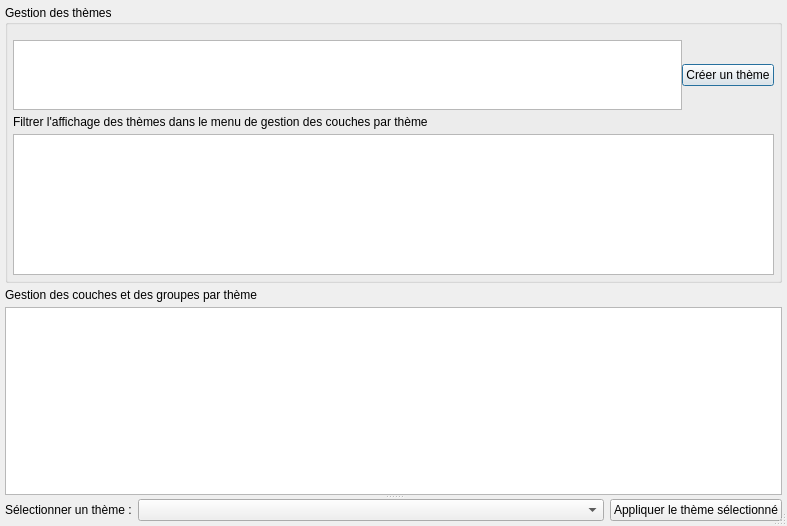
<?xml version="1.0" encoding="UTF-8"?>
<ui version="4.0">
 <class>ThemeManagerDialogBase</class>
 <widget class="QDialog" name="ThemeManagerDialogBase">
  <property name="geometry">
   <rect>
    <x>0</x>
    <y>0</y>
    <width>787</width>
    <height>526</height>
   </rect>
  </property>
  <property name="windowTitle">
   <string>Theme Manager</string>
  </property>
  <property name="sizeGripEnabled">
   <bool>true</bool>
  </property>
  <layout class="QGridLayout" name="gridLayout_3" rowstretch="0" columnstretch="0" rowminimumheight="0" columnminimumwidth="0">
   <property name="leftMargin">
    <number>5</number>
   </property>
   <property name="topMargin">
    <number>5</number>
   </property>
   <property name="rightMargin">
    <number>5</number>
   </property>
   <property name="bottomMargin">
    <number>5</number>
   </property>
   <property name="spacing">
    <number>5</number>
   </property>
   <item row="0" column="0">
    <layout class="QGridLayout" name="gridLayout_2" rowstretch="4,0,0">
     <item row="0" column="0">
      <widget class="QgsCollapsibleGroupBox" name="mGroupBox">
       <property name="focusPolicy">
        <enum>Qt::StrongFocus</enum>
       </property>
       <property name="title">
        <string>Gestion des thèmes</string>
       </property>
       <property name="flat">
        <bool>false</bool>
       </property>
       <property name="checkable">
        <bool>false</bool>
       </property>
       <layout class="QGridLayout" name="gridLayout" rowstretch="1,0,0" columnstretch="0">
        <property name="sizeConstraint">
         <enum>QLayout::SetDefaultConstraint</enum>
        </property>
        <property name="leftMargin">
         <number>5</number>
        </property>
        <property name="topMargin">
         <number>15</number>
        </property>
        <property name="rightMargin">
         <number>5</number>
        </property>
        <property name="bottomMargin">
         <number>5</number>
        </property>
        <property name="horizontalSpacing">
         <number>6</number>
        </property>
        <property name="verticalSpacing">
         <number>5</number>
        </property>
        <item row="2" column="0">
         <layout class="QHBoxLayout" name="horizontalLayout_2">
          <item>
           <widget class="QTableWidget" name="table_FilterAndSuppressThemes"/>
          </item>
         </layout>
        </item>
        <item row="0" column="0">
         <layout class="QHBoxLayout" name="horizontalLayout" stretch="0,0">
          <item>
           <widget class="QPlainTextEdit" name="textEditNameNewTheme">
            <property name="toolTip">
             <string/>
            </property>
            <property name="plainText">
             <string/>
            </property>
           </widget>
          </item>
          <item>
           <widget class="QPushButton" name="btnCreateNewTheme">
            <property name="text">
             <string>Créer un thème</string>
            </property>
           </widget>
          </item>
         </layout>
        </item>
        <item row="1" column="0">
         <widget class="QLabel" name="label_2">
          <property name="text">
           <string>Filtrer l'affichage des thèmes dans le menu de gestion des couches par thème</string>
          </property>
         </widget>
        </item>
       </layout>
      </widget>
     </item>
     <item row="2" column="0">
      <widget class="QSplitter" name="splitter">
       <property name="orientation">
        <enum>Qt::Vertical</enum>
       </property>
       <widget class="QTableWidget" name="tableThemes">
        <property name="tabletTracking">
         <bool>false</bool>
        </property>
        <property name="focusPolicy">
         <enum>Qt::StrongFocus</enum>
        </property>
       </widget>
       <widget class="QWidget" name="layoutWidget">
        <layout class="QHBoxLayout" name="horizontalLayout_3" stretch="1,10,1">
         <item>
          <widget class="QLabel" name="label_SelectTheme">
           <property name="text">
            <string>Sélectionner un thème :</string>
           </property>
          </widget>
         </item>
         <item>
          <widget class="QComboBox" name="comboThemes"/>
         </item>
         <item>
          <widget class="QPushButton" name="btnApplyTheme">
           <property name="text">
            <string>Appliquer le thème sélectionné</string>
           </property>
          </widget>
         </item>
        </layout>
       </widget>
      </widget>
     </item>
     <item row="1" column="0">
      <widget class="QLabel" name="label">
       <property name="text">
        <string>Gestion des couches et des groupes par thème</string>
       </property>
      </widget>
     </item>
    </layout>
   </item>
  </layout>
 </widget>
 <customwidgets>
  <customwidget>
   <class>QgsCollapsibleGroupBox</class>
   <extends>QGroupBox</extends>
   <header>qgscollapsiblegroupbox.h</header>
   <container>1</container>
  </customwidget>
 </customwidgets>
 <resources/>
 <connections/>
</ui>
